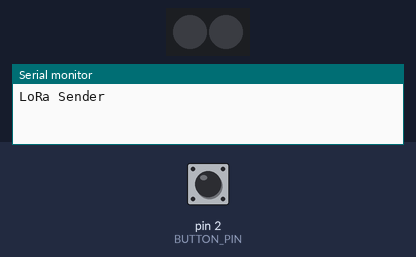
Bench run of a sketch on a simulated Arduino Uno, built with avr-gcc and run on an emulated ATmega328P. Parts: 2 RGB LEDs in strip order, left to right, the last lines printed to the serial monitor. The inputs (shaded band) are chosen by the test bench; at power-on: pin 2 (BUTTON_PIN) HIGH. No radio packets arrive unless stated.

Above: at 1.6 s.
1.7 s: pin 2 (BUTTON_PIN) pulled LOW for 0.15 s
At 2.9 s:
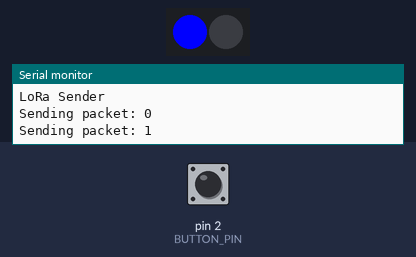
3.3 s: pin 2 (BUTTON_PIN) pulled LOW for 1 s
At 4.4 s:
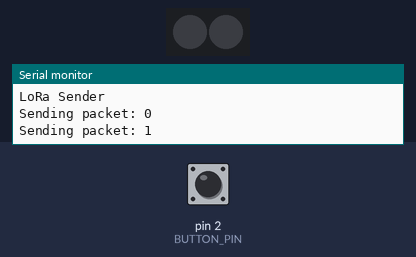
Timing chart, 0 to 16.2 s (numbered marks = the images above; inputs shaded):
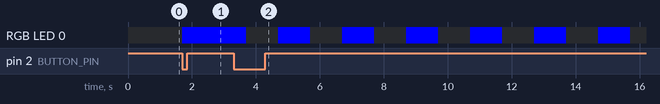

The sketch:

LoRa-P2P-Sender.ino
```cpp
#include <SPI.h>
#include <LoRa.h>

#define FASTLED_INTERNAL // disable PRAGMA warnings
#include <FastLED.h>

#define BAUD_RATE 9600

// we can solder leds on this cool PCB :) (https://github.com/hallard/WeMos-Lora)
#define LED_TYPE      WS2812B
#define COLOR_ORDER   GRB
#define NUM_LEDS      2
#define DATA_PIN      0

// and a switch button
#define BUTTON_PIN 2

const short led_duration = 1000;

unsigned long previousMillis = 0;	// will store last time message was sent
unsigned long previousMillis_led = 0;	// will store last time led was turned on

int counter = 0;			// messages counter

CRGB leds[NUM_LEDS];

const short intervals_msg[]={1000, 2000, 3000 , 5000};	// possible intervals to send messages
short interval_msg = 3;					// interval index

void setup() {
	Serial.begin(BAUD_RATE);
	while (!Serial);

	pinMode(BUTTON_PIN, INPUT);	// input switch
	FastLED.addLeds<WS2812B, DATA_PIN, GRB>(leds, NUM_LEDS);

	// Attach an interrupt to the ISR vector
	attachInterrupt(digitalPinToInterrupt(BUTTON_PIN), button_ISR, FALLING);

#ifdef ESP8266
	LoRa.setPins(16, 17, 15); // set CS, reset, IRQ pin
#endif

	Serial.println("LoRa Sender");
	if (!LoRa.begin(868E6)) {
		Serial.println("Starting LoRa failed!");
		while (1);
	}
}

void button_ISR() {	// called on button interruption
	interval_msg+=1;
	if (interval_msg>3) { interval_msg=0; }
}

void loop() {

	unsigned long currentMillis = millis();

	if (currentMillis - previousMillis >= intervals_msg[interval_msg]) {
		// save the last time we sent a message
		previousMillis = currentMillis;

		Serial.print("Sending packet: ");
		Serial.println(counter);

		leds[0] = CRGB::Blue;
		FastLED.show();

		// save the last time the led was turned on
		previousMillis_led=previousMillis;

		// send packet
		LoRa.beginPacket();
		LoRa.print("hello ");
		LoRa.print(counter);
		LoRa.endPacket();

		counter++;
	}

	// turn off led after desired duration
	if (currentMillis - previousMillis_led >= led_duration) {
		leds[0] = CRGB::Black;
		FastLED.show();
	}

}
```

Measured:
- after the input at 1.7 s, RGB LED 0: off → RGB(0, 0, 255) at once
- after the input at 3.3 s, RGB LED 0: alternates RGB(0, 0, 255) for 1.0 s and off for 1.0 s, starting after 0.40 s
